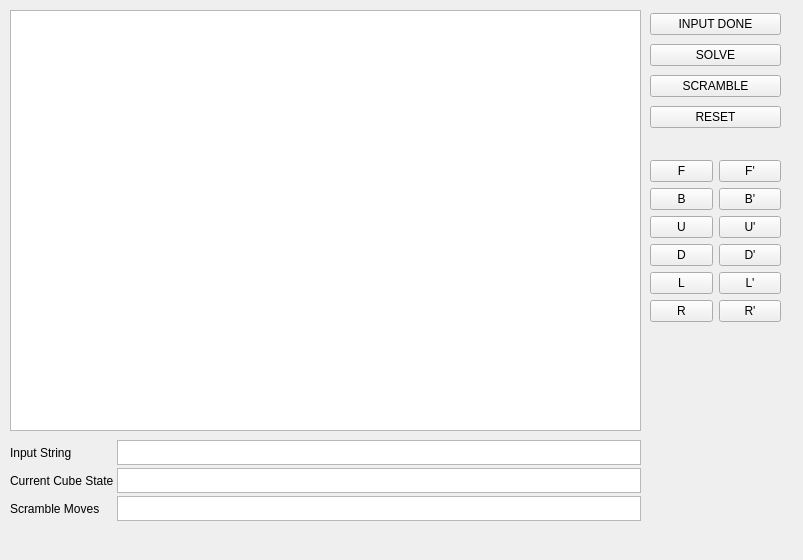
<?xml version="1.0" encoding="UTF-8"?>
<ui version="4.0">
 <class>MainWindow</class>
 <widget class="QMainWindow" name="MainWindow">
  <property name="geometry">
   <rect>
    <x>0</x>
    <y>0</y>
    <width>803</width>
    <height>560</height>
   </rect>
  </property>
  <property name="windowTitle">
   <string>Rubiks Cube Solver</string>
  </property>
  <widget class="QWidget" name="centralwidget">
   <widget class="QGraphicsView" name="cubeView">
    <property name="geometry">
     <rect>
      <x>10</x>
      <y>10</y>
      <width>631</width>
      <height>421</height>
     </rect>
    </property>
    <property name="sizePolicy">
     <sizepolicy hsizetype="Preferred" vsizetype="Preferred">
      <horstretch>0</horstretch>
      <verstretch>0</verstretch>
     </sizepolicy>
    </property>
   </widget>
   <widget class="QWidget" name="gridLayoutWidget">
    <property name="geometry">
     <rect>
      <x>10</x>
      <y>440</y>
      <width>631</width>
      <height>81</height>
     </rect>
    </property>
    <layout class="QGridLayout" name="gridLayout_2" rowstretch="5,5,0">
     <property name="sizeConstraint">
      <enum>QLayout::SetMaximumSize</enum>
     </property>
     <property name="spacing">
      <number>3</number>
     </property>
     <item row="1" column="0">
      <widget class="QLabel" name="currCubeLabel">
       <property name="text">
        <string>Current Cube State</string>
       </property>
      </widget>
     </item>
     <item row="0" column="0">
      <widget class="QLabel" name="inputStringLabel">
       <property name="text">
        <string>Input String</string>
       </property>
      </widget>
     </item>
     <item row="0" column="1">
      <widget class="QPlainTextEdit" name="inputCubeText"/>
     </item>
     <item row="1" column="1">
      <widget class="QTextBrowser" name="currCubeText"/>
     </item>
     <item row="2" column="1">
      <widget class="QTextBrowser" name="scrambleOutput"/>
     </item>
     <item row="2" column="0">
      <widget class="QLabel" name="scrambleLabel">
       <property name="text">
        <string>Scramble Moves</string>
       </property>
      </widget>
     </item>
    </layout>
   </widget>
   <widget class="QWidget" name="gridLayoutWidget_2">
    <property name="geometry">
     <rect>
      <x>650</x>
      <y>10</y>
      <width>131</width>
      <height>121</height>
     </rect>
    </property>
    <layout class="QGridLayout" name="gridLayout_3">
     <item row="0" column="0">
      <widget class="QPushButton" name="inputDoneBtn">
       <property name="autoFillBackground">
        <bool>false</bool>
       </property>
       <property name="text">
        <string>INPUT DONE</string>
       </property>
      </widget>
     </item>
     <item row="2" column="0">
      <widget class="QPushButton" name="scrambleBtn">
       <property name="text">
        <string>SCRAMBLE</string>
       </property>
      </widget>
     </item>
     <item row="1" column="0">
      <widget class="QPushButton" name="solveBtn">
       <property name="text">
        <string>SOLVE</string>
       </property>
      </widget>
     </item>
     <item row="3" column="0">
      <widget class="QPushButton" name="resetBtn">
       <property name="text">
        <string>RESET</string>
       </property>
      </widget>
     </item>
    </layout>
   </widget>
   <widget class="QWidget" name="gridLayoutWidget_3">
    <property name="geometry">
     <rect>
      <x>650</x>
      <y>160</y>
      <width>131</width>
      <height>201</height>
     </rect>
    </property>
    <layout class="QGridLayout" name="turnBtns">
     <property name="sizeConstraint">
      <enum>QLayout::SetMaximumSize</enum>
     </property>
     <item row="1" column="0">
      <widget class="QPushButton" name="BBtn">
       <property name="text">
        <string>B</string>
       </property>
      </widget>
     </item>
     <item row="2" column="0">
      <widget class="QPushButton" name="UBtn">
       <property name="text">
        <string>U</string>
       </property>
      </widget>
     </item>
     <item row="3" column="1">
      <widget class="QPushButton" name="DprimeBtn">
       <property name="text">
        <string>D'</string>
       </property>
      </widget>
     </item>
     <item row="1" column="1">
      <widget class="QPushButton" name="BprimeBtn">
       <property name="text">
        <string>B'</string>
       </property>
      </widget>
     </item>
     <item row="5" column="0">
      <widget class="QPushButton" name="RBtn">
       <property name="text">
        <string>R</string>
       </property>
      </widget>
     </item>
     <item row="0" column="0">
      <widget class="QPushButton" name="FBtn">
       <property name="text">
        <string>F</string>
       </property>
      </widget>
     </item>
     <item row="4" column="0">
      <widget class="QPushButton" name="LBtn">
       <property name="text">
        <string>L</string>
       </property>
      </widget>
     </item>
     <item row="0" column="1">
      <widget class="QPushButton" name="FprimeBtn">
       <property name="text">
        <string>F'</string>
       </property>
      </widget>
     </item>
     <item row="2" column="1">
      <widget class="QPushButton" name="UprimeBtn">
       <property name="text">
        <string>U'</string>
       </property>
      </widget>
     </item>
     <item row="3" column="0">
      <widget class="QPushButton" name="DBtn">
       <property name="text">
        <string>D</string>
       </property>
      </widget>
     </item>
     <item row="4" column="1">
      <widget class="QPushButton" name="LprimeBtn">
       <property name="text">
        <string>L'</string>
       </property>
      </widget>
     </item>
     <item row="5" column="1">
      <widget class="QPushButton" name="RprimeBtn">
       <property name="text">
        <string>R'</string>
       </property>
      </widget>
     </item>
    </layout>
   </widget>
  </widget>
  <widget class="QMenuBar" name="menubar">
   <property name="geometry">
    <rect>
     <x>0</x>
     <y>0</y>
     <width>803</width>
     <height>21</height>
    </rect>
   </property>
  </widget>
 </widget>
 <resources/>
 <connections/>
</ui>
